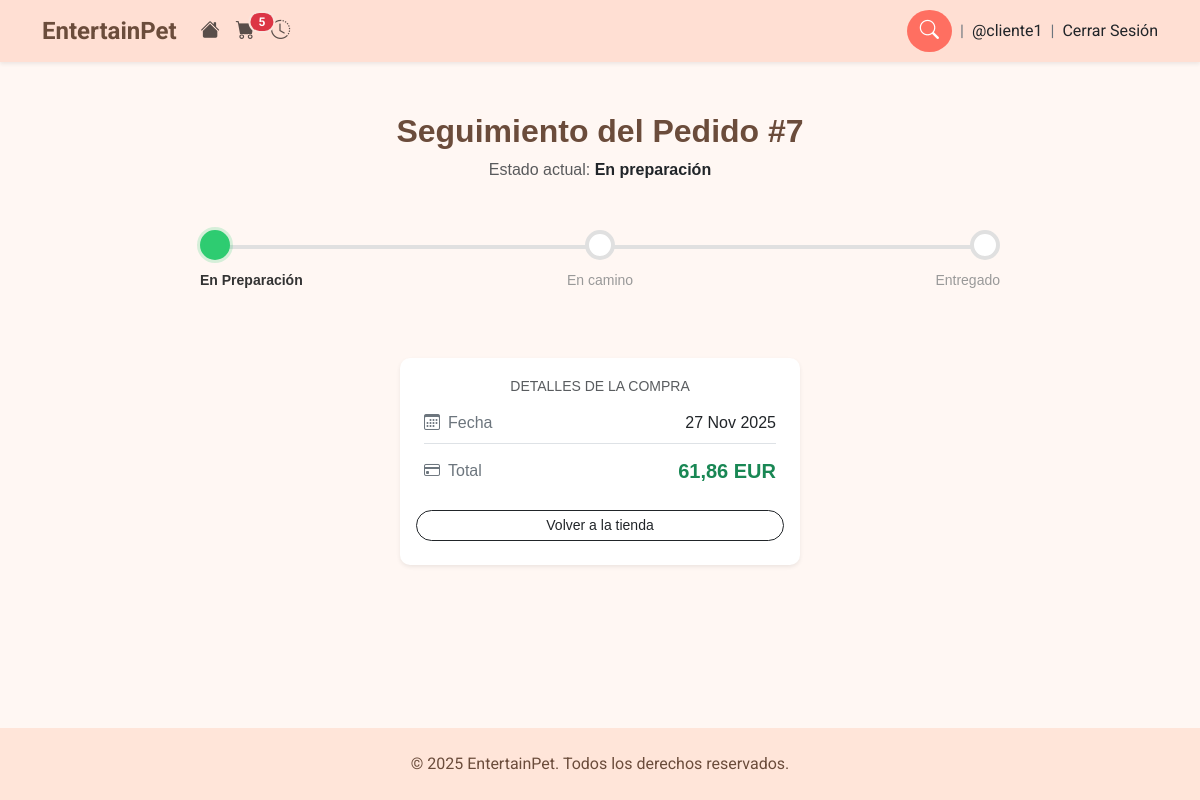
/pedido/seguimiento/7/ (signed in), run on the app's committed database.
### home/models.py (models this page shows, shortened)
class Cliente(AbstractUser):
    telefono = models.CharField(max_length=20, blank=False)
    direccion = models.CharField(max_length=255, blank=False)
    ciudad = models.CharField(max_length=100, blank=False)
    codigo_postal = models.CharField(max_length=10, blank=False)
    fecha_creacion = models.DateTimeField(auto_now_add=True)
    fecha_actualizacion = models.DateTimeField(auto_now=True)
    is_anonymous_user = models.BooleanField(default=False, blank=True)

class Pedido(models.Model):
    class EstadoEnvio(models.TextChoices):
        EN_PREPARACION = "Preparing", "Preparandolo"
        EN_CAMINO = "On the way", "En camino"
        ENTREGADO = "Delivered", "Entregado"
    stripe_checkout_id = models.CharField(max_length=255, unique=True)
    cantidad = models.DecimalField(max_digits=10, decimal_places=2)
    divisa = models.CharField(max_length=10)
    cliente_email = models.EmailField()
    codigo_seguimiento = models.CharField(max_length=50, blank=True, null=True)
    estado_envio = models.CharField(max_length=20, choices=EstadoEnvio.choices,blank=True, null=True)
    status = models.CharField(max_length=20, choices=[("Pending", "Pendiente de pago"), ("Paid", "Pagado")])
    fecha_creacion = models.DateTimeField(auto_now_add=True)

### home/views.py (the view)
# urls.py: path('pedido/seguimiento/<int:pedido_id>/', views.seguimiento_pedido, name='seguimiento'),
def seguimiento_pedido(request, pedido_id):
    pedido = get_object_or_404(Pedido, id=pedido_id)
    if pedido.cliente_email != request.user.email:
        return HttpResponse("No autorizado para ver este pedido.", status=403)
    progreso = 0
    if pedido.estado_envio == 'On the way':
        progreso = 50
    elif pedido.estado_envio == 'Delivered':
        progreso = 100
    return render(request, "home/estado_envio.html", {"pedido": pedido,
                                                            "progreso": progreso})

### home/context_processors.py (called while the page is built, shortened)
def cart_counter(request):
    cart_count = 0
    if request.user.is_authenticated:
        carrito = Carrito.objects.filter(cliente=request.user).first()
        if carrito:
            if hasattr(carrito, "cantidad_total_items"):
                cart_count = carrito.cantidad_total_items
    else:
        session_cart = request.session.get("cart", {})
        if isinstance(session_cart, dict):
            cart_count = sum(int(v) for v in session_cart.values())
    return {"cart_count": cart_count}

### home/models.py (called while the page is built)
    @property
    def cantidad_total_items(self):
        return sum(item.cantidad for item in self.carrito_items.all())

### home/templates/home/estado_envio.html (shortened to what this page needs)
{% extends "base.html" %}
{% load static %}
{% block content %}
<div class="seguimiento-container text-center"> <h2 class="mb-2">Seguimiento del Pedido #{{ pedido.id }}</h2>
    <p class="subtexto text-muted mb-5">Estado actual: <span class="fw-bold text-dark">{{ pedido.get_estado_envio_display }}</span></p>
    {% with status=pedido.estado_envio %}
    <div class="track-wrapper mb-5">
        <div class="steps-container">
            <div class="step-item active">
                <div class="step-circle"></div>
                <div class="step-label">En Preparación</div>
            </div>
            <div class="step-item {% if status == 'On the way' or status == 'Delivered' %}active{% endif %}">
                <div class="step-circle"></div>
                <div class="step-label">En camino</div>
            </div>
            <div class="step-item {% if status == 'Delivered' %}active{% endif %}">
                <div class="step-circle"></div>
                <div class="step-label">Entregado</div>
            </div>
        </div>
    </div>
    {% endwith %}
    <div class="card mx-auto shadow-sm border-0" style="max-width: 400px; background-color: #fff;">
        <div class="card-body p-4 text-start"> <h6 class="card-subtitle mb-3 text-muted text-uppercase small text-center">Detalles de la compra</h6>
            <div class="d-flex justify-content-between align-items-center border-bottom pb-2 mb-2">
                <span class="text-secondary"><i class="bi bi-calendar3 me-2"></i>Fecha</span>
                <span class="fw-medium">{{ pedido.fecha_creacion|date:"d M Y" }}</span>
            </div>
            <div class="d-flex justify-content-between align-items-center pt-1">
                <span class="text-secondary"><i class="bi bi-credit-card me-2"></i>Total</span>
                <span class="fs-5 fw-bold text-success">{{ pedido.cantidad }} {{ pedido.divisa }}</span>
            </div>
        </div>
        <div class="card-footer bg-transparent border-0 pb-4 pt-0">
            <a href="{% url 'home:catalogo' %}" class="btn btn-outline-dark btn-sm rounded-pill px-4 w-100">
                Volver a la tienda
            </a>
        </div>
    </div>
</div>
{% endblock %}

### home/templates/base.html (shortened to what this page needs)
{% load static %}
<!DOCTYPE html>
<html lang="es">
<head>
    <link href="https://cdn.jsdelivr.net/npm/bootstrap@5.3.0/dist/css/bootstrap.min.css" rel="stylesheet">
    <link rel="stylesheet" href="https://cdn.jsdelivr.net/npm/bootstrap-icons@1.11.1/font/bootstrap-icons.css">
    <link rel="stylesheet" href="{% static 'css/styles.css' %}">
    <link rel="stylesheet" href="https://cdn.jsdelivr.net/npm/swiper@11/swiper-bundle.min.css"/>
</head>
<body>
    <div class="page-wrapper">
    <nav class="navbar navbar-expand-lg shadow-sm">
        <div class="container">
            <a class="navbar-brand" href="{% url 'home:catalogo' %}">EntertainPet</a>
            <div class="collapse navbar-collapse" id="navbarNav">
                <ul class="navbar-nav me-auto mb-2 mb-lg-0">
                    <li class="nav-item">
                        <a class="nav-link" href="{% url 'home:catalogo' %}">
                            <i class="bi bi-house-fill"></i>
                        </a>
                    </li>
                    <li class="nav-item">
                        <a class="nav-link cart-wrapper" href="{% url 'home:carrito' %}">
                            <i class="bi bi-cart-fill"></i>
                            {% if cart_count > 0 %}
                                <span class="badge cart-badge bg-danger">
                                    {{ cart_count }}
                                </span>
                            {% endif %}
                        </a>
                    </li>
                    {% if user.is_authenticated %}
                    <li class="nav-item">
                        <a class="nav-link" href="{% url 'home:historial' %}">
                            <i class="bi bi-clock-history"></i>
                        </a>
                    </li>
                    {% endif %}
                </ul>
                <form class="search-box d-flex align-items-center position-relative" method="get" action="{% url 'home:catalogo' %}">
                    <button class="btn btn-search toggle-search" type="button">
                        <i class="bi bi-search"></i>
                    </button>
                </form>
                <span class="mx-2 text-secondary">|</span>
                {% if user.is_authenticated %}
                    {% if user.is_anonymous_user %}
                        <span>@Invitado</span>
                    {% else %}
                        <span>@{{ user.username }}</span>
                    {% endif %}
                    <span class="mx-2 text-secondary">|</span>
                    <form method="post" action="{% url 'home:logout' %}" style="display: inline;">
                        <button type="submit" class="logout-btn">Cerrar Sesión</button>
                    </form>
                {% else %}
                    <ul class="navbar-nav mb-2 mb-lg-0">
                        <li class="nav-item"><a class="nav-link" href="{% url 'home:login' %}">Login</a></li>
                        <li class="nav-item"><a class="nav-link" href="{% url 'home:register' %}">Register</a></li>
                    </ul>
                {% endif %}
            </div>
        </div>
    </nav>
    <main class="content-wrapper">
    {% block content %}{% endblock %}
    </main>
    <footer class="text-center py-4 mt-5">
        &copy; 2025 EntertainPet. Todos los derechos reservados.
    </footer>
    </div>
</body>
</html>

### home/static/css/styles.css (style rules this page uses)
html { height: 100%; }
body { font-family: 'Roboto', sans-serif; background-color: #fff7f3; min-height: 100%; display: flex; flex-direction: column; }
.page-wrapper { display: flex; flex-direction: column; min-height: 100vh; }
.content-wrapper { flex: 1; }
.navbar { padding-top: 0.5rem; padding-bottom: 0.5rem; background-color: #ffdfd3; }
.navbar-brand { font-weight: 700; font-size: 1.5rem; color: #6b4c3b !important; }
.navbar .nav-link i, .btn-search i { font-size: 1.2rem; }
.logout-btn { background-color: transparent; border: none; padding: 0; margin: 0; color: inherit; font-family: inherit; font-size: inherit; font-weight: inherit; cursor: pointer; vertical-align: middle; text-decoration: none; }
.cart-wrapper { position: relative; display: inline-block; }
.cart-wrapper .bi-cart-fill { font-size: 1.2rem; }
.cart-badge { position: absolute; top: 0; right: 0; transform: translate(45%, -45%); min-width: 18px; height: 18px; padding: 0; border-radius: 999px; display: flex; justify-content: center; align-items: center; font-size: 11px; font-weight: 700; color: #fff; background-color: #dc3545; box-shadow: 0 0 0 2px #fbe4db; }
footer { background-color: #ffe5d9; color: #6b4c3b; }
h2 { font-weight: 700; color: #6b4c3b; }
.card { border-radius: 10px; }
.badge { position: absolute; top: 12px; left: 12px; padding: 4px 10px; border-radius: 999px; font-size: 0.75rem; font-weight: 700; text-transform: uppercase; z-index: 10; }
.search-box { position: relative; }
.toggle-search { background-color: #ff6f61; color: #fff; border-radius: 50%; }
.seguimiento-container { max-width: 800px; margin: 50px auto; font-family: sans-serif; text-align: center; }
.track-wrapper { position: relative; margin-top: 40px; margin-bottom: 40px; height: 80px; }
.steps-container { display: flex; justify-content: space-between; width: 100%; }
.step-item { display: flex; flex-direction: column; align-items: center; width: 33.33%; }
.step-circle { width: 30px; height: 30px; background-color: #fff; border: 4px solid #e0e0e0; border-radius: 50%; transition: all 0.3s ease; }
.step-label { margin-top: 10px; font-size: 14px; color: #999; font-weight: 500; }
.step-item.active .step-circle { border-color: #2ecc71; background-color: #2ecc71; box-shadow: 0 0 0 3px rgba(46, 204, 113, 0.2); }
.step-item.active .step-label { color: #333; font-weight: bold; }
.step-item:first-child { align-items: flex-start; }
.step-item:last-child { align-items: flex-end; }

### data on the page
Cliente: username "cliente1"
Pedido: id "7", estado_envio "En preparación", fecha_creacion "27 Nov 2025", cantidad "61,86", divisa "EUR"

### other printed values
{{ cart_count }} "5"
